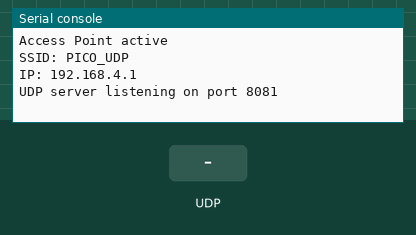
Simulated run of this program. Board: Raspberry Pi Pico running MicroPython. Parts: the last lines printed to the serial console. The test bench sets the inputs (shaded band). The board's own WiFi access point starts at once.

Above: at 1.2 s.
1.3 s: UDP packet "1" arrives
At 1.6 s:
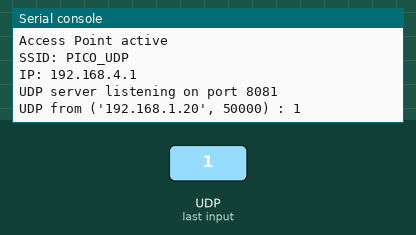
2.8 s: UDP packet "on" arrives
At 4.0 s:
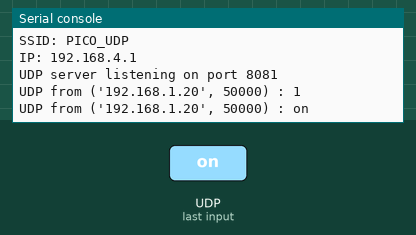
5.8 s: UDP packet "off" arrives
At 6.3 s:
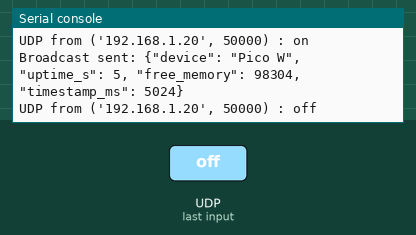

Measured:
- after the input at 1.3 s, the serial console: prints a new line at once (image 1)
- after the input at 2.8 s, the serial console: prints a new line at once (image 2)
- after the input at 5.8 s, the serial console: prints a new line at once (image 3)

The program:

main.py
```python
import socket
import network
import time
import json
import gc


# Wi-Fi Access Point setup

def start_ap():
    ap = network.WLAN(network.AP_IF)
    ap.active(True)

    ap.config(
        essid="PICO_UDP",
        password="pico1234"
    )

    while not ap.active():
        time.sleep(0.1)

    print("Access Point active")
    print("SSID: PICO_UDP")
    print("IP:", ap.ifconfig()[0])

    return ap

# UDP Broadcast Server

class UDPBroadcastServer:
    def __init__(self, listen_port=8081, broadcast_port=9999):
        self.listen_port = listen_port
        self.broadcast_port = broadcast_port
        self.sock = None
        self.setup_socket()

    def setup_socket(self):
        self.sock = socket.socket(socket.AF_INET, socket.SOCK_DGRAM)

        # Allow broadcast
        self.sock.setsockopt(socket.SOL_SOCKET, socket.SO_BROADCAST, 1)

        self.sock.bind(("0.0.0.0", self.listen_port))
        print("UDP server listening on port", self.listen_port)

    def send_status_broadcast(self):
        status = {
            "device": "Pico W",
            "uptime_s": time.ticks_ms() // 1000,
            "free_memory": gc.mem_free(),
            "timestamp_ms": time.ticks_ms()
        }

        msg = json.dumps(status)

        try:
            self.sock.sendto(
                msg.encode(),
                ("255.255.255.255", self.broadcast_port)
            )
            print("Broadcast sent:", msg)
        except Exception as e:
            print("Broadcast error:", e)

    def handle_incoming(self):
        try:
            self.sock.settimeout(0.2)
            data, addr = self.sock.recvfrom(1024)

            msg = data.decode()
            print("UDP from", addr, ":", msg)

            ack = "ACK"
            self.sock.sendto(ack.encode(), addr)

        except OSError:
            pass

    def run(self):
        last = time.ticks_ms()
        interval = 5000  # ms

        while True:
            self.handle_incoming()

            now = time.ticks_ms()
            if time.ticks_diff(now, last) >= interval:
                self.send_status_broadcast()
                last = now

ap = start_ap()
udp = UDPBroadcastServer()
udp.run()
```
